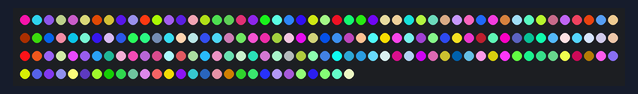
Recording of a sketch running on a simulated Arduino Uno, built for the host (arithmetic inside an expression is 32-bit, double 64-bit). Shown: 178 RGB LEDs in strip order, left to right, continuing on the next row. Random numbers use the default seed unless the sketch sets one.

Above: at 1.0 s.
At 4.9 s:
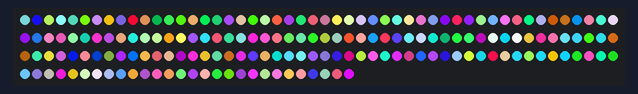
At 9.7 s:
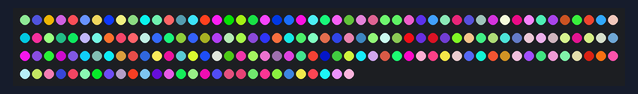
At 16.5 s:
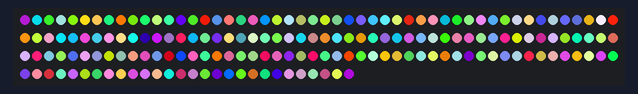
At 24.2 s:
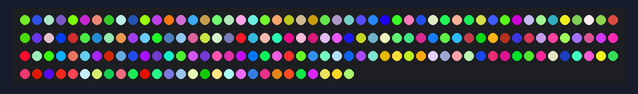
At 38.6 s:
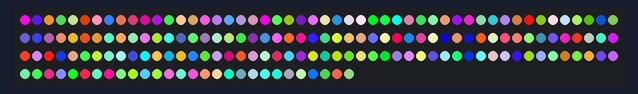

The sketch:

RandomLed.ino
```cpp
#include <FastLED.h>

// How many leds in your strip?
#define NUM_LEDS 178

// For led chips like WS2812, which have a data line, ground, and power, you just
// need to define DATA_PIN.

#define DATA_PIN 3

// Define the array of leds
CRGB leds[NUM_LEDS];

void setup() {
    FastLED.addLeds<WS2812B, DATA_PIN, GRB>(leds, NUM_LEDS);
}

void loop() {

  for(int i = 0; i <= NUM_LEDS; i++) {
    int RED = random(255);
    int GREEN = random(255);
    int BLUE = random(255);

    leds[i] = CRGB(RED, GREEN, BLUE);
    FastLED.show();
  }

}
```

Measured:
- what the display in image 1 shows lasts 1.0 s, from 4.8 s to 5.8 s
